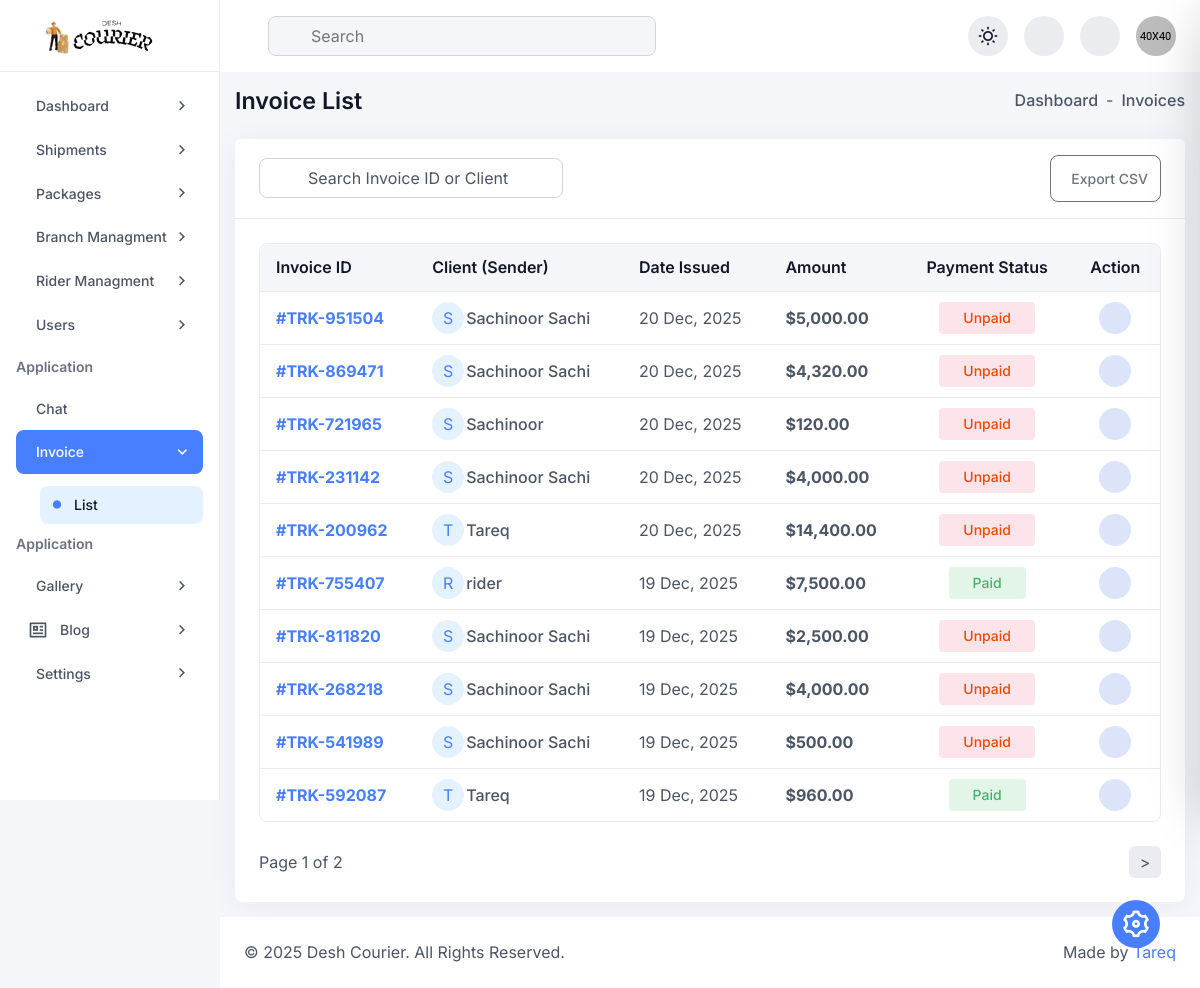
The page /admin/invoice-list.php (signed in) on the database as committed earlier.
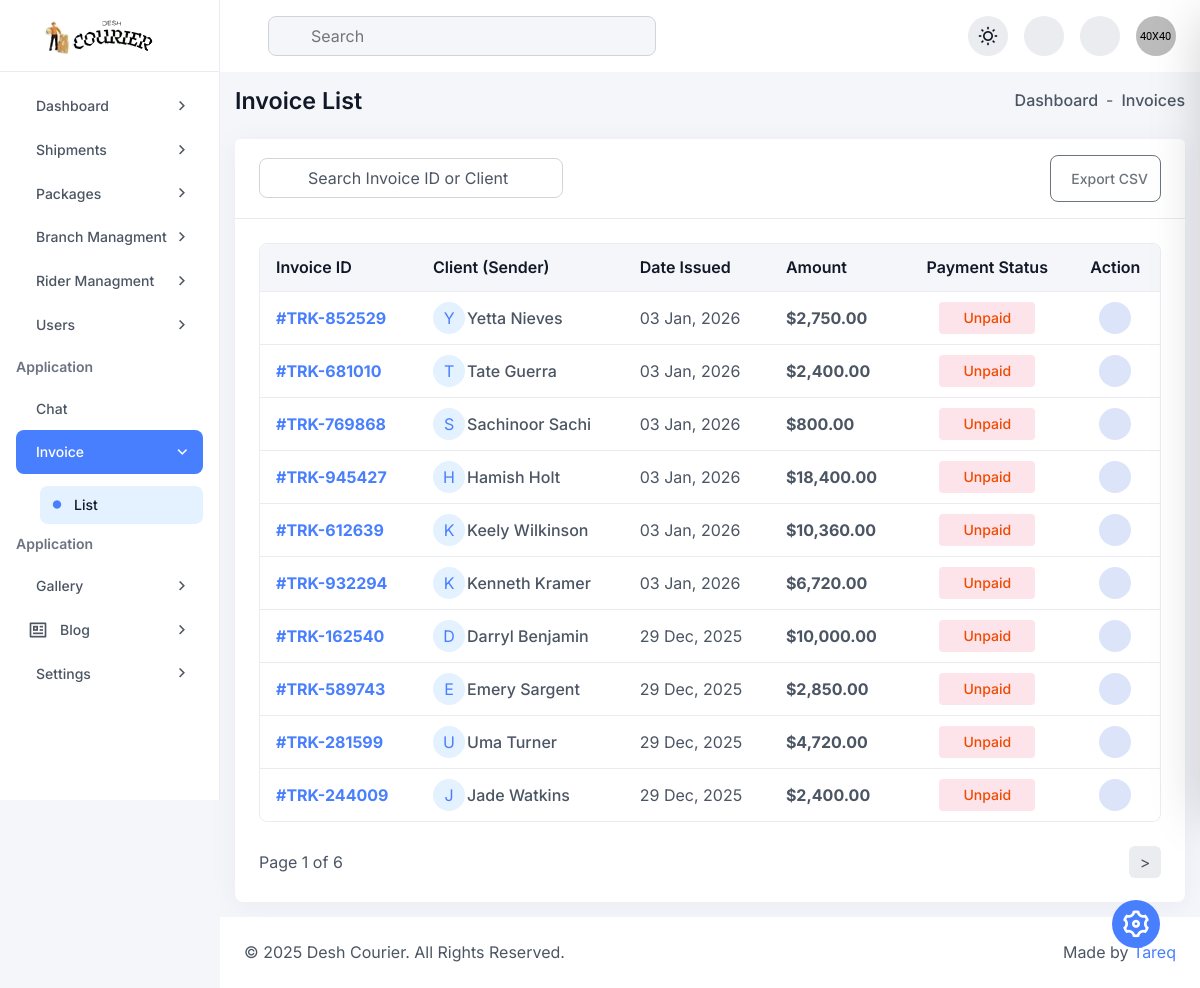
The same page on the database as committed later.
### tables this page shows
CREATE TABLE `parcels` (
  `parcel_id` int(11) NOT NULL,
  `tracking_number` varchar(50) NOT NULL,
  `parcel_type` enum('Parcel','Document') DEFAULT 'Parcel',
  `sender_name` varchar(100) NOT NULL,
  `sender_phone` varchar(20) NOT NULL,
  `sender_address` text NOT NULL,
  `receiver_name` varchar(100) NOT NULL,
  `receiver_phone` varchar(20) NOT NULL,
  `receiver_address` text NOT NULL,
  `weight_kg` decimal(5,2) DEFAULT NULL,
  `delivery_type` enum('standard','express','same_day') DEFAULT 'standard',
  `price` decimal(10,2) NOT NULL,
  `payment_method` varchar(50) DEFAULT 'Cash (Receiver)',
  `current_status` enum('pending','picked_up','in_transit','out_for_delivery','delivered','returned','cancelled') DEFAULT 'pending',
  `assigned_courier_id` int(11) DEFAULT NULL,
  `branch_id` int(11) DEFAULT NULL,
  `created_at` timestamp NOT NULL DEFAULT current_timestamp(),
  `updated_at` timestamp NOT NULL DEFAULT current_timestamp() ON UPDATE current_timestamp(),
  `payment_status` varchar(20) DEFAULT 'Unpaid'
);

### admin/invoice-list.php (the view, shortened to what the changed rows need)
<?php
require 'db.php';
$limit = 10;
$page = isset($_GET['page']) ? (int)$_GET['page'] : 1;
$offset = ($page - 1) * $limit;
$sql = "SELECT * FROM parcels WHERE 1=1";
$params = [];
$count_stmt = $pdo->prepare($sql);
$count_stmt->execute($params);
$total_rows = $count_stmt->rowCount();
$total_pages = ceil($total_rows / $limit);
$sql .= " ORDER BY created_at DESC LIMIT :limit OFFSET :offset";
$stmt = $pdo->prepare($sql);
$stmt->bindValue(':limit', $limit, PDO::PARAM_INT);
$stmt->bindValue(':offset', $offset, PDO::PARAM_INT);
$stmt->execute();
$invoices = $stmt->fetchAll(PDO::FETCH_ASSOC);
include 'inc/header.php';
?>
<div class="dashboard-main-body">
    <div class="card h-100 p-0 radius-12">
        <div class="card-body p-24">
            <div class="table-responsive scroll-sm">
                <table class="table bordered-table sm-table mb-0">
                    <thead>
                        <tr>
                            <th scope="col">Invoice ID</th>
                            <th scope="col">Client (Sender)</th>
                            <th scope="col">Date Issued</th>
                            <th scope="col">Amount</th>
                            <th scope="col" class="text-center">Payment Status</th>
                            <th scope="col" class="text-center">Action</th>
                        </tr>
                    </thead>
                    <tbody>
                        <?php foreach($invoices as $inv): ?>
                        <tr>
                            <td>
                                <a href="invoice.php?id=<?= $inv['parcel_id'] ?>" target="_blank" class="text-primary-600 fw-bold hover-text-primary">
                                    #<?= htmlspecialchars($inv['tracking_number']) ?>
                                </a>
                            </td>
                            <td>
                                <div class="d-flex align-items-center">
                                    <div class="w-32-px h-32-px rounded-circle bg-primary-50 text-primary-600 d-flex align-items-center justify-content-center me-2">
                                        <?= strtoupper(substr($inv['sender_name'], 0, 1)) ?>
                                    </div>
                                    <span class="text-md fw-medium"><?= htmlspecialchars($inv['sender_name']) ?></span>
                                </div>
                            </td>
                            <td><?= date('d M, Y', strtotime($inv['created_at'])) ?></td>
                            <td class="fw-bold">$<?= number_format($inv['price'], 2) ?></td>
                            <td class="text-center">
                                <?php
                                    $status = ($inv['current_status'] == 'delivered') ? 'Paid' : 'Unpaid';
                                    $badge = ($status == 'Paid') ? 'bg-success-focus text-success-main' : 'bg-danger-focus text-danger-main';
                                ?>
                                <span class="<?= $badge ?> px-24 py-4 radius-4 fw-medium text-sm">
                                    <?= $status ?>
                                </span>
                            </td>
                            <td class="text-center">
                                <div class="d-flex align-items-center gap-10 justify-content-center">
                                    <a href="invoice.php?id=<?= $inv['parcel_id'] ?>" download title="Download" class="bg-info-focus text-info-600 w-32-px h-32-px d-flex justify-content-center align-items-center rounded-circle">
                                    </a>
                                </div>
                            </td>
                        </tr>
                        <?php endforeach; ?>
                    </tbody>
                </table>
            </div>
            <div class="d-flex align-items-center justify-content-between flex-wrap gap-2 mt-24">
                <span>Page <?= $page ?> of <?= $total_pages ?></span>
                <ul class="pagination d-flex flex-wrap align-items-center gap-2 justify-content-center">
                    <?php if($page < $total_pages): ?>
                        <li class="page-item"></li>
                    <?php endif; ?>
                </ul>
            </div>
        </div>
    </div>
</div>
<?php include 'inc/footer.php'; ?>

Rows that differ between the two databases and show on the page:
no longer on this page (row unchanged): parcels: tracking_number "TRK-951504", sender_name "S", sender_name "Sachinoor Sachi", created_at "20 Dec, 2025", price "5,000.00", current_status "Unpaid"
no longer on this page (row unchanged): parcels: tracking_number "TRK-869471", sender_name "S", sender_name "Sachinoor Sachi", created_at "20 Dec, 2025", price "4,320.00", current_status "Unpaid"
no longer on this page (row unchanged): parcels: tracking_number "TRK-721965", sender_name "S", sender_name "Sachinoor", created_at "20 Dec, 2025", price "120.00", current_status "Unpaid"
no longer on this page (row unchanged): parcels: tracking_number "TRK-231142", sender_name "S", sender_name "Sachinoor Sachi", created_at "20 Dec, 2025", price "4,000.00", current_status "Unpaid"
no longer on this page (row unchanged): parcels: tracking_number "TRK-200962", sender_name "T", sender_name "Tareq", created_at "20 Dec, 2025", price "14,400.00", current_status "Unpaid"
no longer on this page (row unchanged): parcels: tracking_number "TRK-755407", sender_name "R", sender_name "rider", created_at "19 Dec, 2025", price "7,500.00", current_status "Paid"
no longer on this page (row unchanged): parcels: tracking_number "TRK-811820", sender_name "S", sender_name "Sachinoor Sachi", created_at "19 Dec, 2025", price "2,500.00", current_status "Unpaid"
no longer on this page (row unchanged): parcels: tracking_number "TRK-268218", sender_name "S", sender_name "Sachinoor Sachi", created_at "19 Dec, 2025", price "4,000.00", current_status "Unpaid"
no longer on this page (row unchanged): parcels: tracking_number "TRK-541989", sender_name "S", sender_name "Sachinoor Sachi", created_at "19 Dec, 2025", price "500.00", current_status "Unpaid"
no longer on this page (row unchanged): parcels: tracking_number "TRK-592087", sender_name "T", sender_name "Tareq", created_at "19 Dec, 2025", price "960.00", current_status "Paid"
added parcels: tracking_number "TRK-852529", sender_name "Y", sender_name "Yetta Nieves", created_at "03 Jan, 2026", price "2,750.00", current_status "Unpaid"
added parcels: tracking_number "TRK-681010", sender_name "T", sender_name "Tate Guerra", created_at "03 Jan, 2026", price "2,400.00", current_status "Unpaid"
added parcels: tracking_number "TRK-769868", sender_name "S", sender_name "Sachinoor Sachi", created_at "03 Jan, 2026", price "800.00", current_status "Unpaid"
added parcels: tracking_number "TRK-945427", sender_name "H", sender_name "Hamish Holt", created_at "03 Jan, 2026", price "18,400.00", current_status "Unpaid"
added parcels: tracking_number "TRK-612639", sender_name "K", sender_name "Keely Wilkinson", created_at "03 Jan, 2026", price "10,360.00", current_status "Unpaid"
added parcels: tracking_number "TRK-932294", sender_name "K", sender_name "Kenneth Kramer", created_at "03 Jan, 2026", price "6,720.00", current_status "Unpaid"
added parcels: tracking_number "TRK-162540", sender_name "D", sender_name "Darryl Benjamin", created_at "29 Dec, 2025", price "10,000.00", current_status "Unpaid"
added parcels: tracking_number "TRK-589743", sender_name "E", sender_name "Emery Sargent", created_at "29 Dec, 2025", price "2,850.00", current_status "Unpaid"
added parcels: tracking_number "TRK-281599", sender_name "U", sender_name "Uma Turner", created_at "29 Dec, 2025", price "4,720.00", current_status "Unpaid"
added parcels: tracking_number "TRK-244009", sender_name "J", sender_name "Jade Watkins", created_at "29 Dec, 2025", price "2,400.00", current_status "Unpaid"
Other text that changed with them:
$total_pages: "2" → "6"
